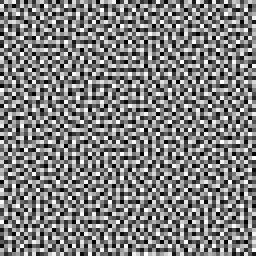
#> input picture website/src/bluenoise64.png, 64 x 64 px (shown 4 times larger)
$ python prep_source.py src/bluenoise64.png out.png
#> lines starting #> are read from the running program, lines starting #| are printed output that depends on the picture
#!/usr/bin/env python3
"""Prepare the source image for conversion: inset-crop the borders and crop to a
target aspect ratio, taking the excess mostly from the bottom (floor) so heads survive.
Usage: python3 prep_source.py IN.png OUT.png [--aspect 1.6] [--inset 12] [--top-share 0.15]"""
import argparse
from PIL import Image

ap = argparse.ArgumentParser()
ap.add_argument("src"); ap.add_argument("out")
ap.add_argument("--aspect", type=float, default=1.6, help="target width/height")
ap.add_argument("--inset", type=int, default=12, help="pixels trimmed from every edge first")
ap.add_argument("--top-share", type=float, default=0.15, help="share of the vertical excess removed from the top")
a = ap.parse_args()

im = Image.open(a.src).convert("RGB")
W, H = im.size
#> W = 64; H = 64
im = im.crop((a.inset, a.inset, W - a.inset, H - a.inset))
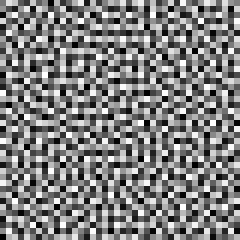
#> im: PIL image 40x40 RGB (shown 6 times larger); min 0, max 255, mean 127.6
W, H = im.size
#> W = 40; H = 40
target_h = round(W / a.aspect)
#> target_h = 25
if target_h < H:
    excess = H - target_h
#> excess = 15
    top = round(excess * a.top_share)
#> top = 2
    im = im.crop((0, top, W, top + target_h))
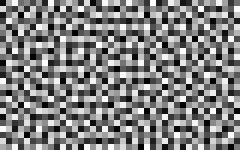
#> im: PIL image 40x25 RGB (shown 6 times larger); min 0, max 255, mean 128.1
else:
    target_w = round(H * a.aspect)
    left = (W - target_w) // 2
    im = im.crop((left, 0, left + target_w, H))
im.save(a.out)
print(f"{a.src} {W}x{H} -> {a.out} {im.size[0]}x{im.size[1]} (aspect {im.size[0]/im.size[1]:.3f})")
#| src/bluenoise64.png 40x40 -> out.png 40x25 (aspect 1.600)
